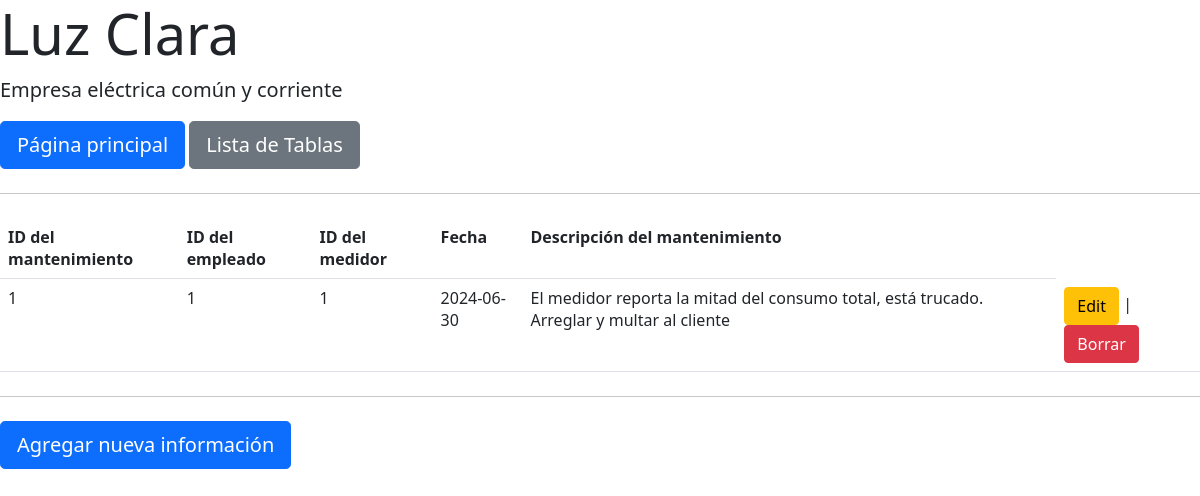
The page /listaMantenimientos.php on the database its author committed.
### tables this page shows
CREATE TABLE `mantenimiento` (
  `id_mantenimiento` int NOT NULL,
  `id_empleado` int NOT NULL,
  `id_medidor` int NOT NULL,
  `fecha` date NOT NULL,
  `descripcion` varchar(100) NOT NULL
);

### listaMantenimientos.php (the view, shortened to what this page needs)
<?php include('index.php');
$result = mysqli_query($mysqli, "SELECT * FROM mantenimiento ORDER BY id_mantenimiento");
?>
<html>
<head>
</head>
<body>
	<table class="table">
		<tr>
			<td><strong>ID del mantenimiento</strong></td>
			<td><strong>ID del empleado</strong></td>
			<td><strong>ID del medidor</strong></td>
			<td><strong>Fecha</strong></td>
			<td><strong>Descripción del mantenimiento</strong></td>
		</tr>
		<?php
		while ($res = mysqli_fetch_assoc($result))
		{
			echo "<tr>";
			echo "<td>".$res['id_mantenimiento']."</td>";
			echo "<td>".$res['id_empleado']."</td>";
			echo "<td>".$res['id_medidor']."</td>";
			echo "<td>".$res['fecha']."</td>";
			echo "<td>".$res['descripcion']."</td>";
			echo "<td><a href=\"plantillaEditarInformacionMantenimientos.php?id=$res[id_mantenimiento]\" class=\"btn btn-warning\">Edit</a> |
			<a href=\"borrarInformacionMantenimientos.php?id=$res[id_mantenimiento]\" class=\"btn btn-danger\" onClick=\"return confirm('¿Estás seguro que quieres borrar esto?')\">Borrar</a></td>";
		}
		?>
	</table>
	<hr class="my-4">
	<a class="btn btn-primary btn-lg" href="plantillaAgregarInformacionMantenimientos.php">Agregar nueva información</a>
</body>
</html>

### rows shown on the page
mantenimiento: id_mantenimiento "1", id_empleado "1", id_medidor "1", fecha "2024-06-30", descripcion "El medidor reporta la mitad del consumo total, está trucado. Arreglar y multar al cliente"
